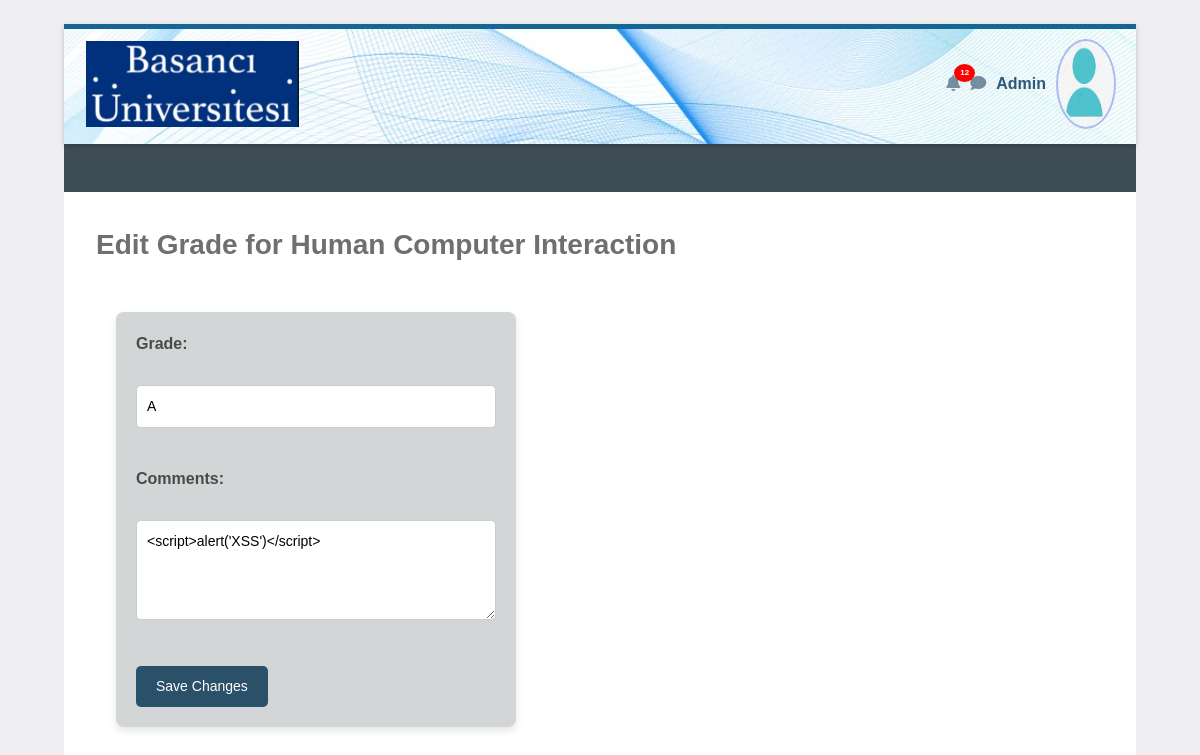
Page /admin/edit/1 on the earlier database version.
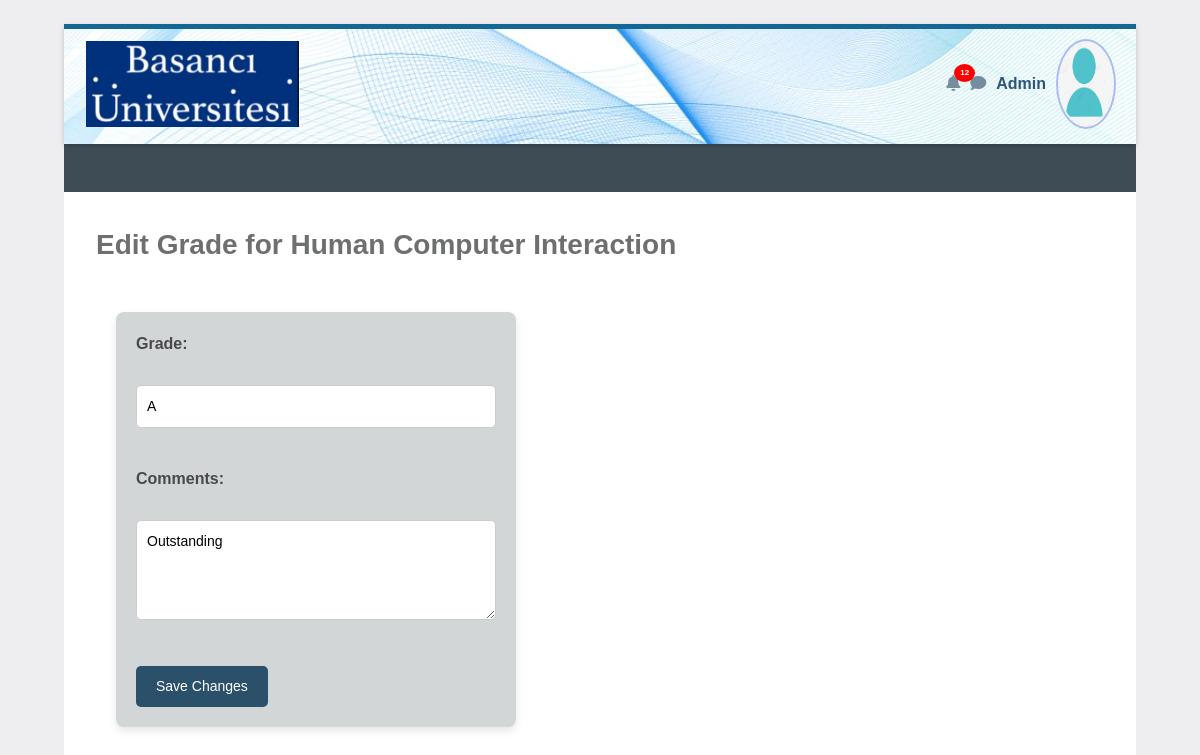
Same page on the later database version.
### tables this page shows
CREATE TABLE grades (
        id INTEGER PRIMARY KEY,
        student_id INTEGER,
        course TEXT,
        grade TEXT,
        comments TEXT,
        FOREIGN KEY(student_id) REFERENCES users(id)
    );

### app/routes.py (the view, shortened to what this page needs)
@main.route('/admin/edit/<grade_id>', methods=['GET', 'POST'])
def edit_grade(grade_id):
    conn = sqlite3.connect('vulnerable.db')
    c = conn.cursor()
    c.execute(f"SELECT course, grade, comments FROM grades WHERE id='{grade_id}'")
    grade_data = c.fetchone()
    conn.close()
    return render_template('edit_grade.html', grade_data=grade_data)

### app/templates/edit_grade.html (shortened to what this page needs)
<!DOCTYPE html>
<html lang="en">
<head>
    <link rel="stylesheet" href="https://stackpath.bootstrapcdn.com/bootstrap/4.5.2/css/bootstrap.min.css">
    <link rel="stylesheet" href="https://cdnjs.cloudflare.com/ajax/libs/font-awesome/5.15.4/css/all.min.css">
</head>
<body>
    <div class="initialBox">
        <div class="navbar">
            <div>
                <img src="{{ url_for('static', filename='logo.png') }}" alt="Logo">
            </div>
            <div class="user-profile">
                <div class="notification">
                    <i class="fas fa-bell icn"></i>
                    <span class="notification-badge">12</span>
                </div>
                <div >
                    <i class="fas fa-comment icn"></i>
                </div>
                <div class="user-profile" onclick="toggleDropdown()">
                <span class="user-name">Admin</span>
                <img src="{{ url_for('static', filename='user.png') }}" alt="Profile" class="profile-img">
                </div>
            </div>
        </div>
        <div class="middle-bar">
        </div>
     <div class="wrapper">
            <div class="header">Edit Grade for {{ grade_data[0] }}</div>
            <form method="POST">
                <label for="grade">Grade:</label><br>
                <input type="text" id="grade" name="grade" value="{{ grade_data[1] }}" required><br><br>
                <label for="comments">Comments:</label><br>
                <textarea id="comments" name="comments" required>{{ grade_data[2] }}</textarea><br><br>
                <button type="submit">Save Changes</button>
            </form>
        </div>
</body>
</html>

Differences in the rows shown:
changed grades "Human Computer Interaction": comments "<script>alert('XSS')</script>" → "Outstanding"
